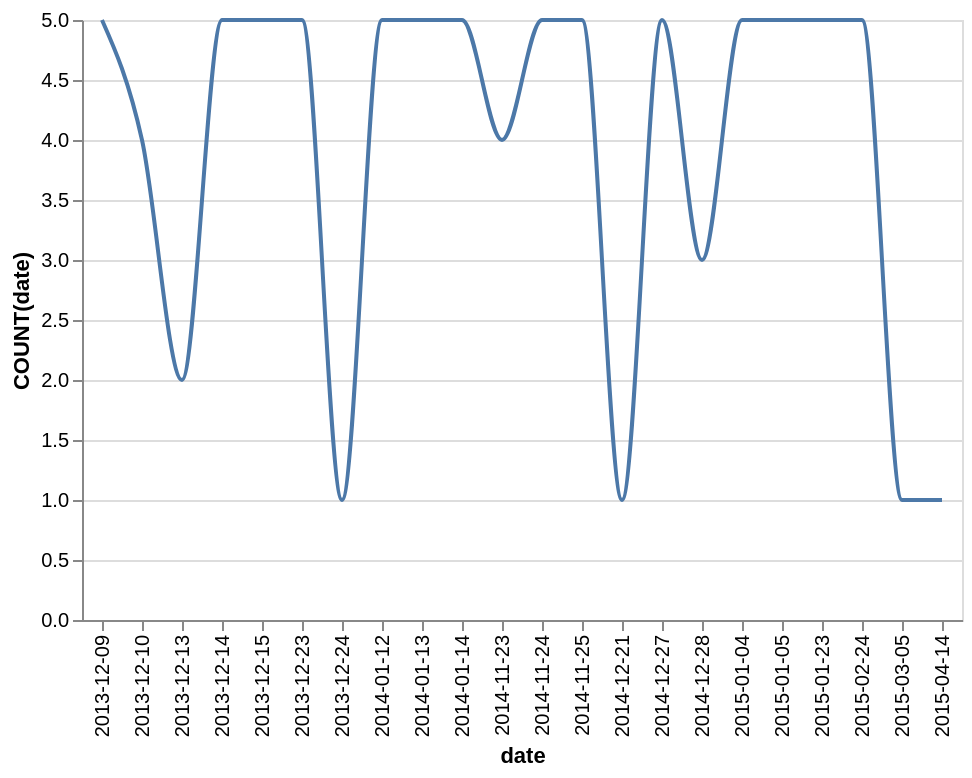

Specify this chart in Vega-Lite:
### Vega-Lite specification from a JSON file in a GitHub repository (floating-point values rounded to 4 significant figures)
{"data": {"values": [{"x_data": "2013-12-09", "y_data": 5}, {"x_data": "2013-12-10", "y_data": 4}, {"x_data": "2013-12-13", "y_data": 2}, {"x_data": "2013-12-14", "y_data": 5}, {"x_data": "2013-12-15", "y_data": 5}, {"x_data": "2013-12-23", "y_data": 5}, {"x_data": "2013-12-24", "y_data": 1}, {"x_data": "2014-01-12", "y_data": 5}, {"x_data": "2014-01-13", "y_data": 5}, {"x_data": "2014-01-14", "y_data": 5}, {"x_data": "2014-11-23", "y_data": 4}, {"x_data": "2014-11-24", "y_data": 5}, {"x_data": "2014-11-25", "y_data": 5}, {"x_data": "2014-12-21", "y_data": 1}, {"x_data": "2014-12-27", "y_data": 5}, {"x_data": "2014-12-28", "y_data": 3}, {"x_data": "2015-01-04", "y_data": 5}, {"x_data": "2015-01-05", "y_data": 5}, {"x_data": "2015-01-23", "y_data": 5}, {"x_data": "2015-02-24", "y_data": 5}, {"x_data": "2015-03-05", "y_data": 1}, {"x_data": "2015-04-14", "y_data": 1}]}, "mark": {"type": "line", "interpolate": "monotone"}, "encoding": {"x": {"field": "x_data", "type": "nominal", "title": "date", "sort": "ascending"}, "y": {"field": "y_data", "type": "quantitative", "title": "COUNT(date)"}}}
